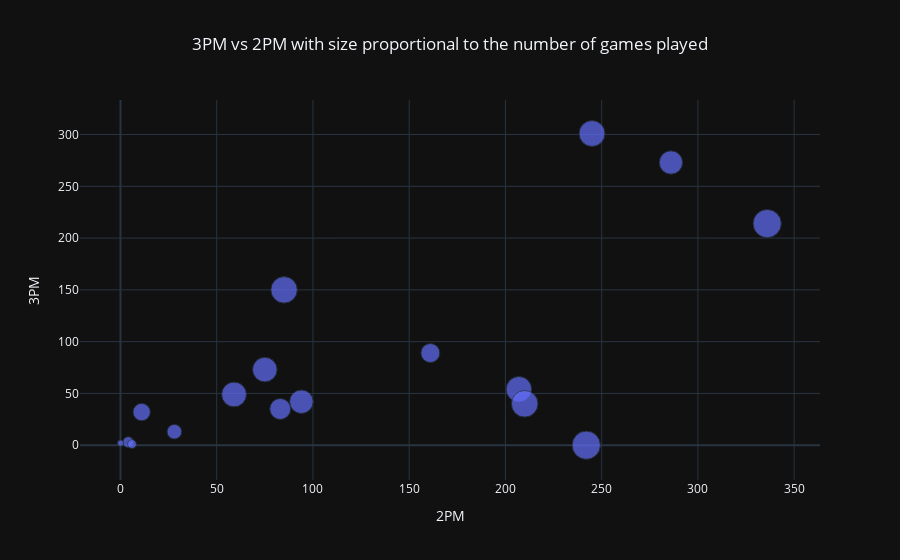

This figure's notebook cell:
### Code cell
# 8. Quais jogadores do time tiveram mais volumes em bolas de três e em bolas de dois de acordo com o número de jogos em que participaram? Em um gráfico de dispersão

px.scatter(data_frame=jogadores_selecionados,
           x='2PM',
           y='3PM',
           size='GP',
           template='plotly_dark',
           hover_data='PName',
           title='3PM vs 2PM with size proportional to the number of games played').update_layout(title_x=0.5)

### Figure 1 — Plotly figure (JSON) as saved in the notebook; plotly's stock layout.template omitted (floating-point values rounded to 4 significant figures)
{"data": [{"customdata": [["Jordan Poole"], ["Stephen Curry"], ["Klay Thompson"], ["Donte DiVincenzo"], ["Jonathan Kuminga"], ["Andrew Wiggins"], ["Draymond Green"], ["Kevon Looney"], ["Anthony Lamb"], ["JaMychal Green"], ["Ty Jerome"], ["Moses Moody"], ["Patrick Baldwin Jr."], ["Gary Payton II"], ["Ryan Rollins"], ["Andre Iguodala"], ["Lester Quinones"]], "hovertemplate": "2PM=%{x}<br>3PM=%{y}<br>GP=%{marker.size}<br>PName=%{customdata[0]}<extra></extra>", "legendgroup": "", "marker": {"color": "#636efa", "size": [82, 56, 69, 72, 67, 37, 73, 82, 62, 57, 45, 63, 31, 22, 12, 8, 4], "sizemode": "area", "sizeref": 0.205, "symbol": "circle"}, "mode": "markers", "name": "", "orientation": "v", "showlegend": false, "type": "scatter", "x": [336, 286, 245, 85, 207, 161, 210, 242, 75, 94, 83, 59, 11, 28, 4, 6, 0], "xaxis": "x", "y": [214, 273, 301, 150, 54, 89, 40, 0, 73, 42, 35, 49, 32, 13, 3, 1, 2], "yaxis": "y"}], "layout": {"legend": {"itemsizing": "constant", "tracegroupgap": 0}, "title": {"text": "3PM vs 2PM with size proportional to the number of games played", "x": 0.5}, "xaxis": {"anchor": "y", "domain": [0, 1], "title": {"text": "2PM"}}, "yaxis": {"anchor": "x", "domain": [0, 1], "title": {"text": "3PM"}}}}
